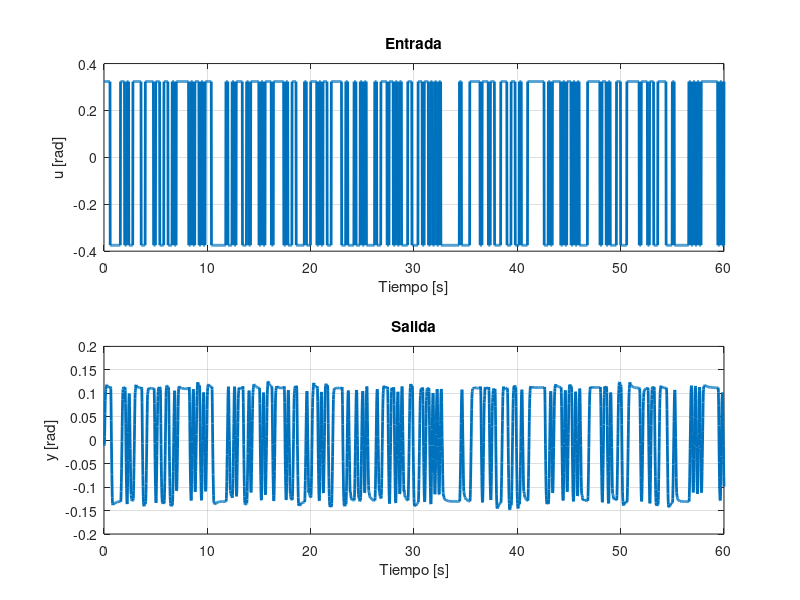

This chart was generated by the following MATLAB code: (Note: this script raises an error after producing the figure.)
clear; close all; clc;
load('datos_prueba.mat');
u = deg2rad(u - mean(u));
y = deg2rad(y - mean(y));
fs = 50;
Ts = 1/fs;

figure('Position',[50 -50 800 600]);

subplot(2, 1, 1);
plot(t, u, 'LineWidth', 2);
grid on;
xlabel('Tiempo [s]');
ylabel('u [rad]');
title('Entrada');

subplot(2, 1, 2),
plot(t, y, 'LineWidth', 2);
grid on;
xlabel('Tiempo [s]');
ylabel('y [rad]');
title('Salida');

exportgraphics(gcf, 'graficos id con medicion/entrada y salida.pdf', 'ContentType', 'image', 'Resolution', 300);
%% IDENTIFICACIÓN PREVIA
s = tf('s');
k = 11.4345;
q0 = 33.1549;
q1 = 9.736; 
G = k /(s^2 + q1 * s + q0); % --> Transferencia a identificar.
%NOTA: Tomar esta transferencia como referencia, no como objetivo. 
%El resultado puede ser distinto a esta, pero no demasiado
Gd = c2d(G, Ts, 'zoh'); 
present(Gd);
%% PASO 1: Identificación no paramétrica por Welch

NFFT = 512; %La estimación depende fuertemente de este valor. 
ventana = hann(NFFT);
noverlap = NFFT/2;

[Pyu,f] = cpsd(y,u,ventana,noverlap,NFFT,fs, 'twosided');
[Puu,~] = cpsd(u,u,ventana,noverlap,NFFT,fs, 'twosided');
w = 2 * pi * f;

G_welch = Pyu./Puu;

idx = w>0;

w = w(idx);
G_welch = G_welch(idx);

G_welch = frd(G_welch, w);
G_welch_bode = squeeze(G_welch.ResponseData);

%% CÓMPUTO DEL BODE TEÓRICO
G_teorica = squeeze(freqresp(Gd,w));

%% COMPARACIÓN EN BODES
W_MIN = w(1);
W_MAX = 50;
figure;

subplot(2,1,1);
semilogx(w, 20*log10(abs(G_welch_bode)), 'm', 'LineWidth', 1.5); hold on;
semilogx(w, 20*log10(abs(G_teorica)), 'b--', 'LineWidth', 1.5);

grid on;
ylabel('Magnitud [dB]');
legend('Welch',  'Estimacion original', 'Location', 'SouthWest');
title('Estimación por periodograma');
xlabel('\omega [rad/s]');
xlim([W_MIN, W_MAX]);

subplot(2,1,2);
semilogx(w, rad2deg(unwrap(angle(G_welch_bode))), 'm', 'LineWidth', 1.5); hold on;
semilogx(w, rad2deg(unwrap(angle(G_teorica))), 'b--', 'LineWidth', 1.5);

ylim([-400, 40]);
grid on;
xlabel('\omega [rad/s]');
ylabel('Fase [°]');
xlim([W_MIN, W_MAX]);

fig1 = gcf;
exportgraphics(fig1, 'graficos id con medicion/bode periodograma.pdf', 'ContentType', 'image', 'Resolution', 300);
%% ¿Está mal? Puede que no.
%{
Pareciera haber detectado un polo doble en 17.8 rad/s. 
Idea: esto puede tener que ver con el hecho de que la entrada es muy
amplia (+/- 20°, 40° de amplitud). Puede que se saturara la velocidad del
servo.

O simplemente la identificación original se hizo en otras condiciones.

¿Tiene sentido que la identificación sea sensible a las condiciones del
experimento?
%}

%% PASO 2: IDENTIFICACIÓN  POR ARX + REDUCCÓN

%Dividimos en conjuntos de identificación y testeo
N = length(u);
Nid = floor(0.75*N);
z_id  = iddata(y(1:Nid),u(1:Nid),Ts);
z_val = iddata(y(Nid+1:end),u(Nid+1:end),Ts);

orden = [8, 8, 1];
m_arx = arx(z_id, orden);

%% COMPARACIÓN EN BODES
w_plot = logspace(-1,2,length(w));

H_orig = squeeze(freqresp(Gd,w_plot));
H_arx  = squeeze(freqresp(m_arx,w_plot));


H_welch = interp1(w,G_welch_bode,w_plot,'pchip');

figure;
subplot(2,1,1)

semilogx(w_plot,20*log10(abs(H_welch)), 'm','LineWidth',1.5);hold on;
semilogx(w_plot,20*log10(abs(H_orig)),'b--','LineWidth',2); hold on;
semilogx(w_plot,20*log10(abs(H_arx)),'r','LineWidth',1.5);
grid on
ylabel('Magnitud [dB]')
xlim([1e-1 1e2])
xlabel('\omega [rad/s]')

legend('Welch','Original','ARX', 'Location','SouthWest');

title('Comparación de respuestas en frecuencia');

subplot(2,1,2)

semilogx(w_plot, unwrap(angle(H_welch))*180/pi,'m','LineWidth',1.5); hold on;
semilogx(w_plot,unwrap(angle(H_orig))*180/pi,'b--','LineWidth',2); hold on;
semilogx(w_plot, unwrap(angle(H_arx))*180/pi,'r','LineWidth',1.5);

grid on
xlabel('\omega [rad/s]')
ylabel('Fase [°]')
xlim([1e-1 1e2])

% OBS: Welch y arx identifican lo mismo

fig2 = gcf;
exportgraphics(fig2, 'graficos id con medicion/Bode arx.pdf', 'ContentType', 'image', 'Resolution', 300);
%% Reducción
[Ad, Bd, Cd, Dd] = ssdata(m_arx); %devuelve las matrices de la representación en ee del sistema
[Ab, Bb, Cb, M, T] = dbalreal(Ad,Bd,Cd);
disp("Valores singulares de Hankel: ")
M'
%Debería quedarme solo con los primeros 2 estados
[Ar, Br, Cr, Dr] = dmodred(Ab,Bb,Cb,Dd,3:length(M)); %elimina los estados indicados en el último vector
[b,a] = ss2tf(Ar, Br, Cr, 0); %genera los coeficientes de los polinomios
m_arx_red = idpoly(a,b,1,1,[],[],Ts);
present(Gd);
present(m_arx_red);

%% Comparación con la primer identificación
H_arx_red = squeeze(freqresp(m_arx_red, w_plot));

figure;
subplot(2, 1, 1);
semilogx(w_plot, 20 * log10(abs(H_arx)), 'r', 'LineWidth', 1.5); hold on;
semilogx(w_plot, 20 * log10(abs(H_arx_red)), 'm', 'LineWidth', 1.5); hold on;
semilogx(w_plot, 20 * log10(abs(H_orig)), 'b--', 'LineWidth', 1.5);
grid on;
legend('Sin reducir', 'Reducido', 'Original', 'Location', 'SouthWest');
xlabel('\omega [rad/s]');
ylabel('Magnitud [dB]');
title('Bode original, ARX y ARX reducido');

subplot(2, 1, 2);
semilogx(w_plot, rad2deg(unwrap(angle(H_arx))), 'r', 'LineWidth', 1.5); hold on;
semilogx(w_plot, rad2deg(unwrap(angle(H_arx_red))), 'm', 'LineWidth', 1.5); hold on;
semilogx(w_plot, rad2deg(unwrap(angle(H_orig))), 'b--', 'LineWidth', 1.5);
grid on;
xlabel('\omega [rad/s]');
ylabel('Fase [°]');
ylim([-360, 30]);

fig3 = gcf;
exportgraphics(fig3, 'graficos id con medicion/bode arx reducido.pdf', 'ContentType', 'image', 'Resolution', 300);
%% COMPARACIÓN EN EL CONJUNTO DE VALIDACIÓN

figure('Position',[50 -50 800 600]);

subplot(2, 1, 1);
compare(z_val, Gd);
grid on;
set(findall(gca,'Type','line'),'LineWidth',2);
xlabel('Tiempo [s]');
ylabel('y [rad]');
title('Salida según identificación original');

subplot(2, 1, 2);
compare(z_val, m_arx_red);
grid on;
set(findall(gca,'Type','line'),'LineWidth',2);
xlabel('Tiempo [s]');
ylabel('y [rad]');
title('Salida según identificación por ARX + reducción');

fig4 = gcf;
exportgraphics(fig4, 'graficos id con medicion/Comparacion orig. vs reduciodo.pdf', 'ContentType', 'image', 'Resolution', 300);
% Se observa que para el conjunto de datos recolectado, el sistema original es muy lento

%%
figure;
resid(z_val, m_arx_red);
grid on;
title('Residuos');
ylim([-0.5, 1.25]);
ylabel('Amplitud');

fig5 = gcf;
exportgraphics(fig5, 'graficos id con medicion/Residuos.pdf', 'ContentType', 'image', 'Resolution', 300);
